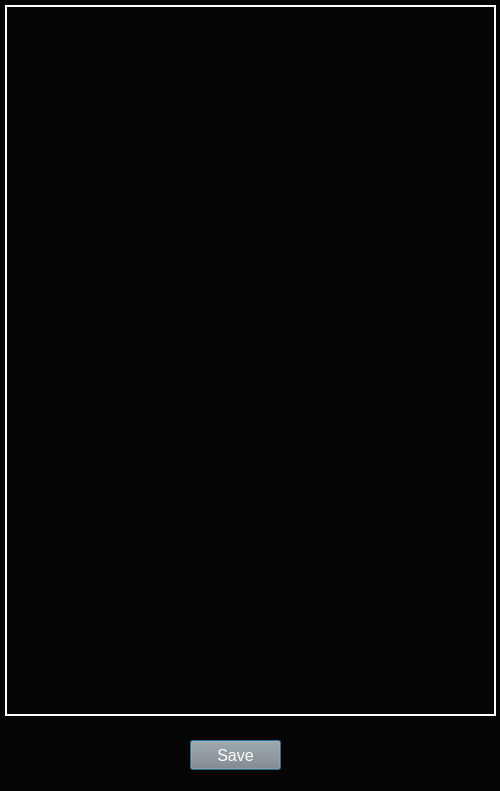
<?xml version="1.0" encoding="UTF-8"?>
<ui version="4.0">
 <class>Dialog_TrainingParamsEditor</class>
 <widget class="QDialog" name="Dialog_TrainingParamsEditor">
  <property name="geometry">
   <rect>
    <x>0</x>
    <y>0</y>
    <width>500</width>
    <height>791</height>
   </rect>
  </property>
  <property name="windowTitle">
   <string>Dialog_TrainingParamsEditor</string>
  </property>
  <property name="styleSheet">
   <string notr="true">background-color: rgb(5, 5, 5);
color: rgb(255, 255, 255);</string>
  </property>
  <widget class="QTextEdit" name="textEdit_SelectMLparams_List">
   <property name="geometry">
    <rect>
     <x>5</x>
     <y>5</y>
     <width>491</width>
     <height>711</height>
    </rect>
   </property>
   <property name="font">
    <font>
     <pointsize>12</pointsize>
    </font>
   </property>
   <property name="frameShape">
    <enum>QFrame::Box</enum>
   </property>
   <property name="frameShadow">
    <enum>QFrame::Plain</enum>
   </property>
   <property name="lineWidth">
    <number>2</number>
   </property>
   <property name="horizontalScrollBarPolicy">
    <enum>Qt::ScrollBarAsNeeded</enum>
   </property>
  </widget>
  <widget class="QPushButton" name="pushButton_SelectMlparams_Save">
   <property name="geometry">
    <rect>
     <x>190</x>
     <y>740</y>
     <width>91</width>
     <height>30</height>
    </rect>
   </property>
   <property name="font">
    <font>
     <pointsize>12</pointsize>
    </font>
   </property>
   <property name="autoFillBackground">
    <bool>false</bool>
   </property>
   <property name="styleSheet">
    <string notr="true">background-color: rgb(135, 135, 135);</string>
   </property>
   <property name="text">
    <string>Save</string>
   </property>
  </widget>
 </widget>
 <resources/>
 <connections/>
</ui>
